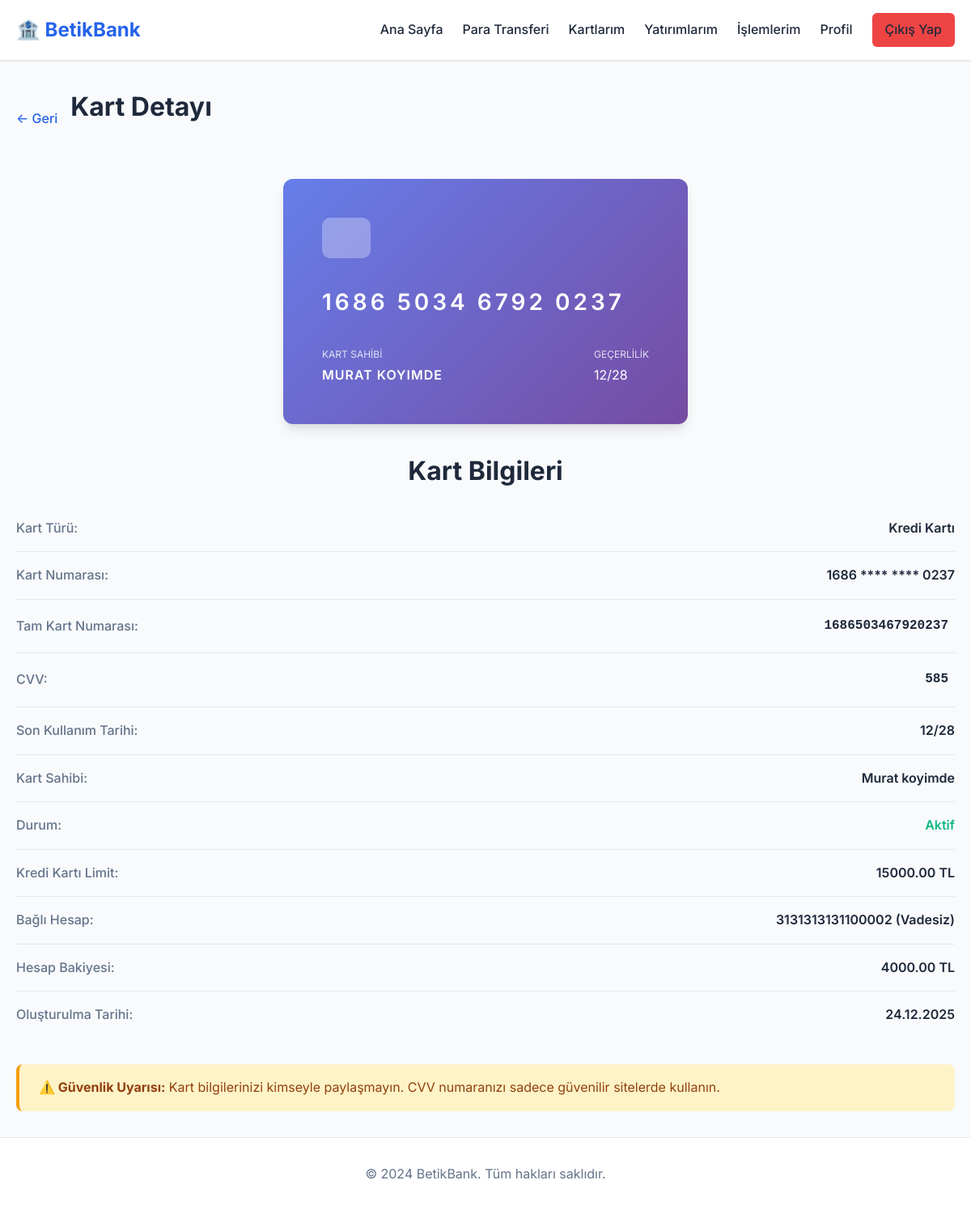
The app's page /card/2 (signed in) with its own data.
### app.py (models this page shows)
class Kart(db.Model):
    id = db.Column(db.Integer, primary_key=True)
    kart_no = db.Column(db.String(16), unique=True, nullable=False)
    kullanici_id = db.Column(db.Integer, db.ForeignKey('user.id'), nullable=False)
    hesap_id = db.Column(db.Integer, db.ForeignKey('hesap.id'), nullable=False)
    kart_turu = db.Column(db.String(20), nullable=False)  # Kredi Kartı, Banka Kartı, Sanal Kart
    son_kullanim_tarihi = db.Column(db.String(5), nullable=False)  # MM/YY formatında
    cvv = db.Column(db.String(3), nullable=False)
    kart_sahibi_adi = db.Column(db.String(100), nullable=False)
    limit = db.Column(db.Float, default=0.0)  # Kredi kartı limiti
    durum = db.Column(db.String(20), default='Aktif', nullable=False)  # Aktif, Pasif, İptal
    created_at = db.Column(db.DateTime, default=datetime.utcnow)

class Hesap(db.Model):
    id = db.Column(db.Integer, primary_key=True)
    hesap_no = db.Column(db.String(16), unique=True, nullable=False)
    kullanici_id = db.Column(db.Integer, db.ForeignKey('user.id'), nullable=False)
    bakiye = db.Column(db.Float, default=0.0, nullable=False)
    hesap_turu = db.Column(db.String(20), default='Vadesiz', nullable=False)
    created_at = db.Column(db.DateTime, default=datetime.utcnow)
    gonderilen_islemler = db.relationship('Islem', foreign_keys='Islem.gonderen_hesap_id', backref='gonderen_hesap', lazy=True)
    alinan_islemler = db.relationship('Islem', foreign_keys='Islem.alici_hesap_id', backref='alici_hesap', lazy=True)
    kartlar = db.relationship('Kart', backref='hesap', lazy=True)

### app.py (the view)
@app.route('/card/<int:kart_id>')
@login_required
def card_detail(kart_id):
    kart = Kart.query.get_or_404(kart_id)
    if kart.kullanici_id != current_user.id:
        flash('Bu karta erişim yetkiniz yok.', 'error')
        return redirect(url_for('cards'))
    return render_template('card_detail.html', kart=kart)

### app.py (called while the page is built)
@login_manager.user_loader
def load_user(user_id):
    return User.query.get(int(user_id))

### templates/card_detail.html (shortened to what this page needs)
{% extends "base.html" %}
{% block content %}
<div class="container">
    <div class="account-detail-header">
        <a href="{{ url_for('cards') }}" class="btn-back">← Geri</a>
        <h1 class="page-title">Kart Detayı</h1>
    </div>
    <div class="card-detail-visual">
        <div class="card-visual-large">
            <div class="card-chip-large"></div>
            <div class="card-number-display-large">{{ kart.kart_no[:4] }} {{ kart.kart_no[4:8] }} {{ kart.kart_no[8:12] }} {{ kart.kart_no[12:16] }}</div>
            <div class="card-footer-display-large">
                <div>
                    <p class="card-owner-label">KART SAHİBİ</p>
                    <p class="card-owner-name">{{ kart.kart_sahibi_adi.upper() }}</p>
                </div>
                <div>
                    <p class="card-expiry-label">GEÇERLİLİK</p>
                    <p class="card-expiry-date">{{ kart.son_kullanim_tarihi }}</p>
                </div>
            </div>
        </div>
    </div>
    <div class="card-detail-info">
        <h2 class="section-title">Kart Bilgileri</h2>
        <div class="info-grid">
            <div class="info-item">
                <span class="info-label">Kart Türü:</span>
                <span class="info-value">{{ kart.kart_turu }}</span>
            </div>
            <div class="info-item">
                <span class="info-label">Kart Numarası:</span>
                <span class="info-value">{{ kart.kart_no[:4] }} **** **** {{ kart.kart_no[-4:] }}</span>
            </div>
            <div class="info-item">
                <span class="info-label">Tam Kart Numarası:</span>
                <span class="info-value sensitive-data">{{ kart.kart_no }}</span>
            </div>
            <div class="info-item">
                <span class="info-label">CVV:</span>
                <span class="info-value sensitive-data">{{ kart.cvv }}</span>
            </div>
            <div class="info-item">
                <span class="info-label">Son Kullanım Tarihi:</span>
                <span class="info-value">{{ kart.son_kullanim_tarihi }}</span>
            </div>
            <div class="info-item">
                <span class="info-label">Kart Sahibi:</span>
                <span class="info-value">{{ kart.kart_sahibi_adi }}</span>
            </div>
            <div class="info-item">
                <span class="info-label">Durum:</span>
                <span class="info-value badge-{{ kart.durum|lower }}">{{ kart.durum }}</span>
            </div>
            {% if kart.limit > 0 %}
            <div class="info-item">
                <span class="info-label">Kredi Kartı Limit:</span>
                <span class="info-value">{{ "%.2f"|format(kart.limit) }} TL</span>
            </div>
            {% endif %}
            <div class="info-item">
                <span class="info-label">Bağlı Hesap:</span>
                <span class="info-value">{{ kart.hesap.hesap_no }} ({{ kart.hesap.hesap_turu }})</span>
            </div>
            <div class="info-item">
                <span class="info-label">Hesap Bakiyesi:</span>
                <span class="info-value">{{ "%.2f"|format(kart.hesap.bakiye) }} TL</span>
            </div>
            <div class="info-item">
                <span class="info-label">Oluşturulma Tarihi:</span>
                <span class="info-value">{{ kart.created_at.strftime('%d.%m.%Y') }}</span>
            </div>
        </div>
    </div>
    <div class="warning-box">
        <strong>⚠️ Güvenlik Uyarısı:</strong> Kart bilgilerinizi kimseyle paylaşmayın. CVV numaranızı sadece güvenilir sitelerde kullanın.
    </div>
</div>
{% endblock %}

### static/css/style.css (style rules this page uses)
* { margin: 0; padding: 0; box-sizing: border-box; }
:root { --primary-color: #2563eb; --primary-hover: #1d4ed8; --secondary-color: #64748b; --success-color: #10b981; --danger-color: #ef4444; --warning-color: #f59e0b; --bg-color: #f8fafc; --card-bg: #ffffff; --text-primary: #1e293b; --text-secondary: #64748b; --border-color: #e2e8f0; --shadow: 0 1px 3px 0 rgba(0, 0, 0, 0.1), 0 1px 2px 0 rgba(0, 0, 0, 0.06); --shadow-lg: 0 10px 15px -3px rgba(0, 0, 0, 0.1), 0 4px 6px -2px rgba(0, 0, 0, 0.05); }
body { font-family: 'Inter', -apple-system, BlinkMacSystemFont, 'Segoe UI', sans-serif; background-color: var(--bg-color); color: var(--text-primary); line-height: 1.6; min-height: 100vh; display: flex; flex-direction: column; }
.container { max-width: 1200px; margin: 0 auto; padding: 0 20px; width: 100%; }
.section-title { font-size: 2rem; margin-bottom: 2rem; text-align: center; color: var(--text-primary); }
.page-title { font-size: 2rem; margin-bottom: 2rem; color: var(--text-primary); }
.account-detail-header { display: flex; align-items: center; gap: 1rem; margin-bottom: 2rem; }
.btn-back { color: var(--primary-color); text-decoration: none; font-weight: 500; transition: color 0.2s; }
.info-item { display: flex; justify-content: space-between; align-items: center; padding-bottom: 1rem; border-bottom: 1px solid var(--border-color); }
.info-item:last-child { border-bottom: none; }
.info-label { color: var(--text-secondary); font-weight: 500; }
.info-value { color: var(--text-primary); font-weight: 600; }
.card-owner-label, .card-expiry-label { font-size: 0.75rem; opacity: 0.8; margin-bottom: 0.25rem; }
.card-owner-name { font-size: 1rem; font-weight: 600; letter-spacing: 1px; }
.badge-aktif { color: var(--success-color); font-weight: 600; }
.card-detail-visual { margin-bottom: 2rem; }
.card-visual-large { background: linear-gradient(135deg, #667eea 0%, #764ba2 100%); padding: 3rem; color: white; border-radius: 12px; box-shadow: var(--shadow-lg); max-width: 500px; margin: 0 auto; }
.card-chip-large { width: 60px; height: 50px; background: rgba(255, 255, 255, 0.3); border-radius: 10px; margin-bottom: 2rem; }
.card-number-display-large { font-size: 1.75rem; font-weight: 600; letter-spacing: 4px; margin-bottom: 2rem; }
.card-footer-display-large { display: flex; justify-content: space-between; }
.sensitive-data { font-family: 'Courier New', monospace; background: var(--bg-color); padding: 0.25rem 0.5rem; border-radius: 4px; }
.warning-box { background: #fef3c7; border-left: 4px solid var(--warning-color); padding: 1rem 1.5rem; border-radius: 8px; margin-top: 2rem; color: #92400e; }
.info-grid { display: grid; gap: 1rem; }

### records on screen
Kart: kart_no "1686", kart_no "5034", kart_no "6792", kart_no "0237", kart_sahibi_adi "MURAT KOYIMDE", son_kullanim_tarihi "12/28", kart_turu "Kredi Kartı", kart_no "1686503467920237", cvv "585", kart_sahibi_adi "Murat koyimde", durum "Aktif", limit "15000.00", created_at "24.12.2025"
Hesap: hesap.hesap_no "3131313131100002", hesap.hesap_turu "Vadesiz", hesap.bakiye "4000.00"
